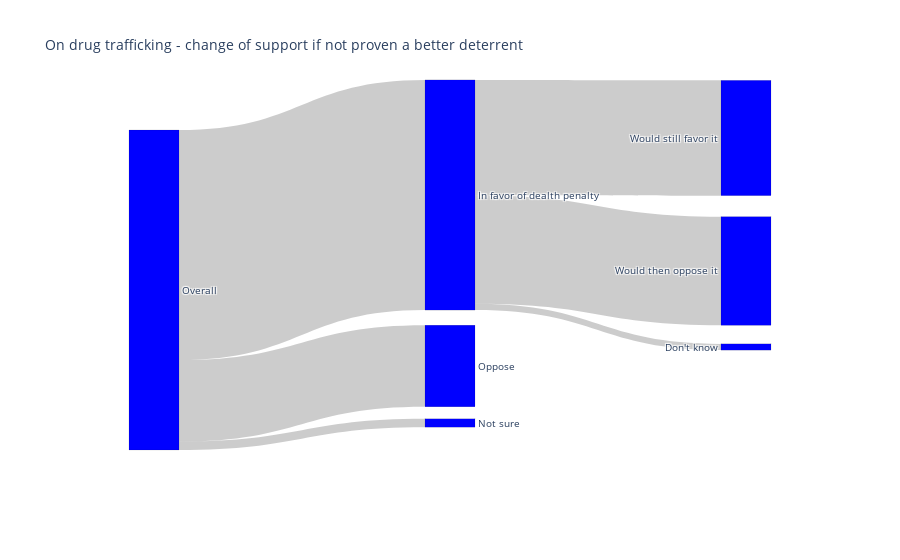

This figure's notebook cell:
### Code cell
fig = go.Figure(data=[go.Sankey(
    arrangement = "fixed",
    node = dict(
      pad = 15,
      thickness = 50,
      line = dict(color = "black", width = 0.1),
      label = ["Overall", "In favor of dealth penalty", "Oppose", "Not sure",
               "Would still favor it", "Would then oppose it", "Don't know"],
      color = "blue",
      x = [0.1, 0.5, 0.5, 0.5, 0.9, 0.9, 0.9],
      y = [0.5, 0.25, 0.7, 0.85, 0.1, 0.45, 0.65]  
    ),
    link = dict(
      source = [0, 0, 0, 1, 1, 1], # indices correspond to labels, eg A1, A2, A1, B1, ...
      target = [1, 2, 3, 4, 5, 6],
      value = [in_favor, oppose, not_sure,
               in_favor * .501, in_favor * .472, in_favor * 0.027]
  ))])

fig.update_layout(title_text="On drug trafficking - change of support if not proven a better deterrent", font_size=10)
fig.show()

### Figure 1 — Plotly figure (JSON) as saved in the notebook; plotly's stock layout.template omitted (floating-point values rounded to 4 significant figures)
{"data": [{"arrangement": "fixed", "link": {"source": [0, 0, 0, 1, 1, 1], "target": [1, 2, 3, 4, 5, 6], "value": [1079.0, 382.5, 39, 540.3, 509.1, 29.12]}, "node": {"color": "blue", "label": ["Overall", "In favor of dealth penalty", "Oppose", "Not sure", "Would still favor it", "Would then oppose it", "Don't know"], "line": {"color": "black", "width": 0.1}, "pad": 15, "thickness": 50, "x": [0.1, 0.5, 0.5, 0.5, 0.9, 0.9, 0.9], "y": [0.5, 0.25, 0.7, 0.85, 0.1, 0.45, 0.65]}, "type": "sankey"}], "layout": {"font": {"size": 10}, "title": {"text": "On drug trafficking - change of support if not proven a better deterrent"}}}
